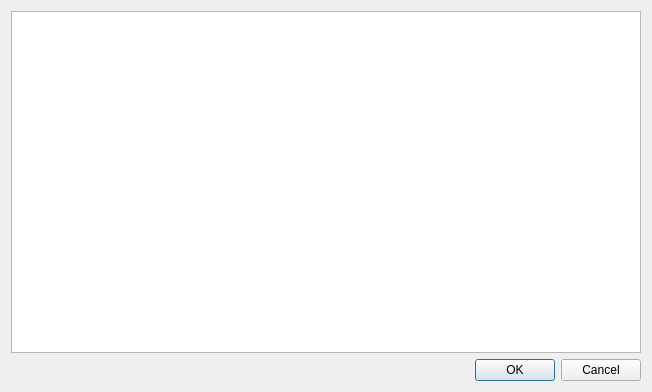
<?xml version="1.0" encoding="UTF-8"?>
<ui version="4.0">
 <class>TableListUI</class>
 <widget class="QDialog" name="TableListUI">
  <property name="geometry">
   <rect>
    <x>0</x>
    <y>0</y>
    <width>652</width>
    <height>392</height>
   </rect>
  </property>
  <property name="windowTitle">
   <string>Dialog</string>
  </property>
  <layout class="QVBoxLayout" name="verticalLayout">
   <item>
    <widget class="QTreeView" name="tablesTreeView"/>
   </item>
   <item>
    <widget class="QDialogButtonBox" name="buttonBox">
     <property name="orientation">
      <enum>Qt::Horizontal</enum>
     </property>
     <property name="standardButtons">
      <set>QDialogButtonBox::Cancel|QDialogButtonBox::Ok</set>
     </property>
    </widget>
   </item>
  </layout>
 </widget>
 <resources/>
 <connections>
  <connection>
   <sender>buttonBox</sender>
   <signal>accepted()</signal>
   <receiver>TableListUI</receiver>
   <slot>accept()</slot>
   <hints>
    <hint type="sourcelabel">
     <x>248</x>
     <y>254</y>
    </hint>
    <hint type="destinationlabel">
     <x>157</x>
     <y>274</y>
    </hint>
   </hints>
  </connection>
  <connection>
   <sender>buttonBox</sender>
   <signal>rejected()</signal>
   <receiver>TableListUI</receiver>
   <slot>reject()</slot>
   <hints>
    <hint type="sourcelabel">
     <x>316</x>
     <y>260</y>
    </hint>
    <hint type="destinationlabel">
     <x>286</x>
     <y>274</y>
    </hint>
   </hints>
  </connection>
 </connections>
</ui>
